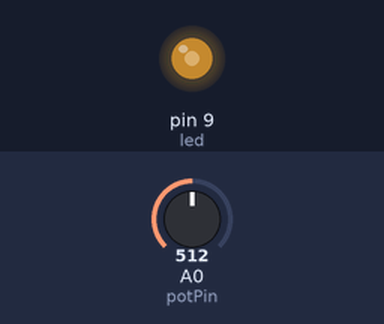
Simulated run of this sketch. Board: Arduino Uno, built with avr-gcc and run on an emulated ATmega328P. Shown: output pins drawn as LEDs (lit = HIGH). Inputs (shaded band) come from the test bench; at power-on: A0 (potPin) = 512.

Above: at 1.2 s.
1.3 s: A0 (potPin) set to 716
At 2.5 s:
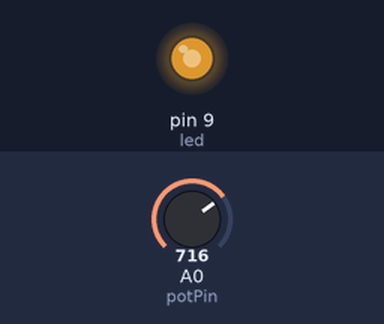
2.8 s: A0 (potPin) set to 900
At 3.9 s:
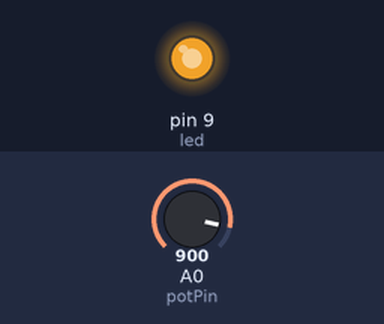
4.3 s: A0 (potPin) set to 122
At 5.0 s:
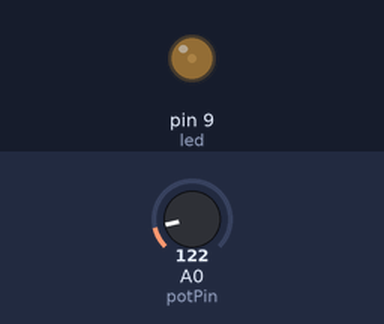
5.8 s: A0 (potPin) set to 0
At 6.2 s:
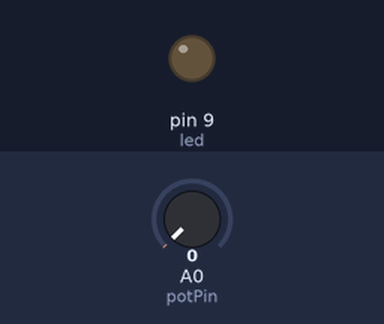
7.3 s: A0 (potPin) set to 511
At 8.5 s:
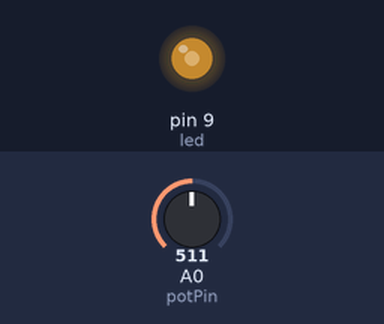
Timing chart, 0 to 9.8 s (numbered marks = the images above; inputs shaded):
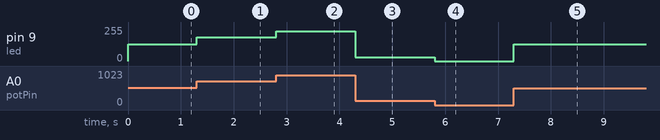

Measured:
- after the input at 1.3 s, pin 9 (led): 127/255 → 178/255 at once
- after the input at 2.8 s, pin 9 (led): 178/255 → 224/255 at once
- after the input at 4.3 s, pin 9 (led): 224/255 → 30/255 at once
- after the input at 5.8 s, pin 9 (led): 30/255 → 0/255 at once
- after the input at 7.3 s, pin 9 (led): 0/255 → 127/255 at once

The sketch:

run.ino
```cpp
#define led 9
#define potPin A0

void setup() {
  pinMode(led, OUTPUT);
  pinMode(potPin, INPUT);

}

void loop() {
  int potValue = analogRead(potPin);

  // analogRead() reads the potentiometer using Arduino Uno's 10-bit ADC, which gives 1024 possible values from 0 to 1023.

  // analogWrite() uses 8-bit PWM control, which gives 256 possible values from 0 to 255.

  // map() converts the potentiometer range from 0-1023 to the PWM brightness range of 0-255.
  int brightness = map(potValue, 0, 1023, 0, 255);
  analogWrite(led, brightness);

}
```
